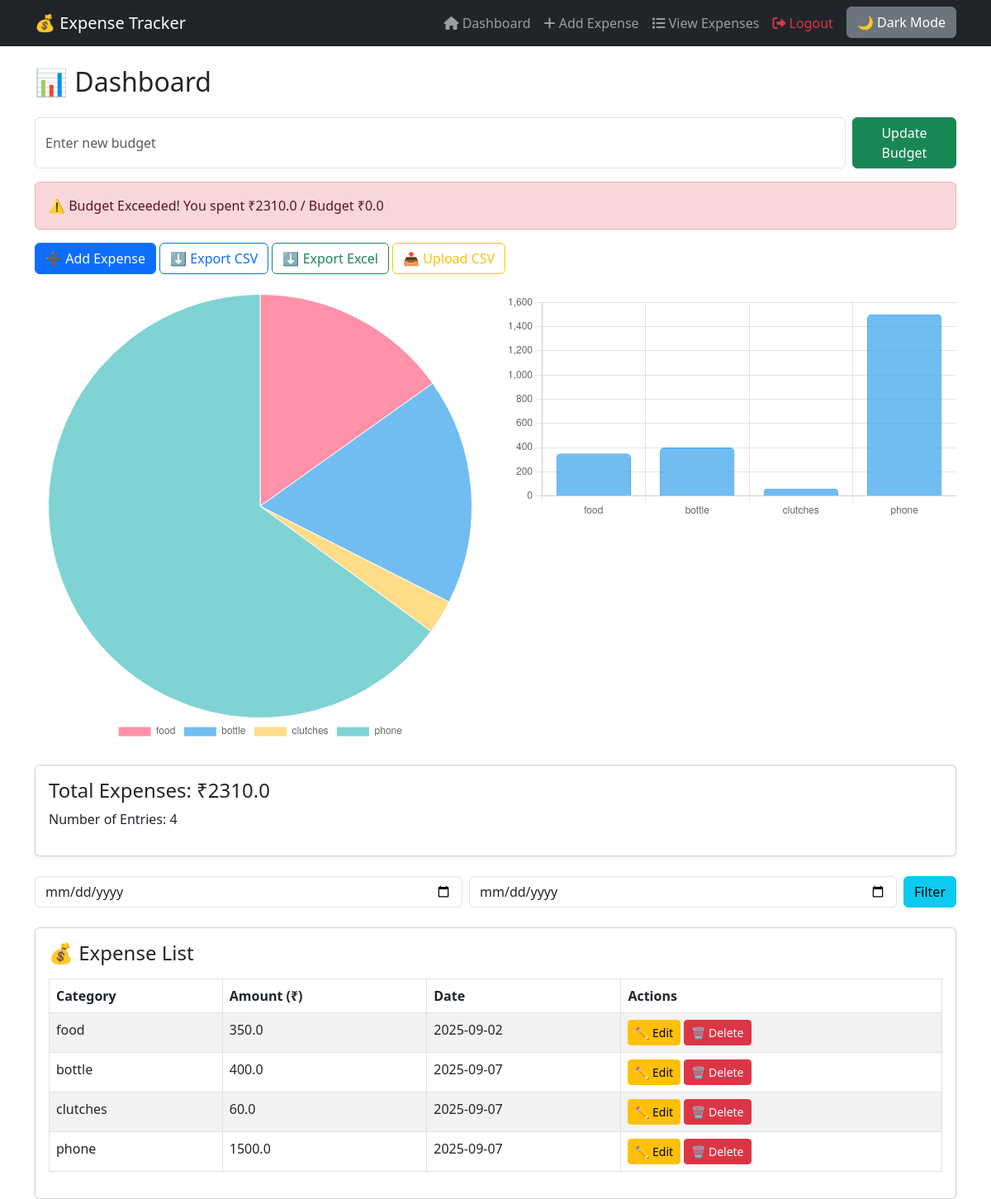
The app's page /dashboard (signed in) with its own data.
### models.py (models this page shows, shortened)
class User(UserMixin, db.Model):
    __tablename__ = 'users'
    id = db.Column(db.Integer, primary_key=True)
    username = db.Column(db.String(100), unique=True, nullable=False)
    email = db.Column(db.String(120), unique=True, nullable=False)
    password = db.Column(db.String(200), nullable=False)
    role = db.Column(db.String(10), default='User')
    budget = db.Column(db.Float, default=0.0)
    expenses = db.relationship('Expense', backref='user', lazy=True)

class Expense(db.Model):
    __tablename__ = 'expenses'
    id = db.Column(db.Integer, primary_key=True)
    title = db.Column(db.String(100), nullable=True)
    description = db.Column(db.String(200), nullable=True)
    amount = db.Column(db.Float, nullable=False)
    category = db.Column(db.String(50), nullable=False)
    date = db.Column(db.Date, default=datetime.utcnow)
    user_id = db.Column(db.Integer, db.ForeignKey('users.id'), nullable=False)

### routes.py (the view, shortened to what this page needs)
@main_routes.route("/dashboard", methods=["GET", "POST"])
@login_required
def dashboard():
    start_date = request.args.get("start_date")
    end_date = request.args.get("end_date")
    query = Expense.query.filter_by(user_id=current_user.id)
    expenses = query.all()
    total_expenses = sum(exp.amount for exp in expenses)
    categories = [exp.category for exp in expenses]
    amounts = [exp.amount for exp in expenses]
    count = len(expenses)
    alert = total_expenses > current_user.budget
    return render_template(
        "dashboard.html",
        expenses=expenses,
        total_expenses=total_expenses,
        categories=categories,
        amounts=amounts,
        count=count,
        budget=current_user.budget,
        alert=alert,
        start_date=start_date,
        end_date=end_date,
    )

### templates/dashboard.html (shortened to what this page needs)
{% extends "base.html" %}
{% block content %}
<h2 class="mb-4">📊 Dashboard</h2>
<form action="{{ url_for('main.update_budget') }}" method="POST" class="mb-3 d-flex">
  <input type="number" step="0.01" name="budget" class="form-control me-2" placeholder="Enter new budget" required>
  <button type="submit" class="btn btn-success">Update Budget</button>
</form>
{% if alert %}
    <div class="alert alert-danger">
        ⚠️ Budget Exceeded! You spent ₹{{ total_expenses }} / Budget ₹{{ budget }}
    </div>
{% else %}
    <div class="alert alert-success">
        ✅ Total spending ₹{{ total_expenses }} / Budget ₹{{ budget }}
    </div>
{% endif %}
<div class="mb-4">
    <a href="{{ url_for('main.add_expense') }}" class="btn btn-primary">
        ➕ Add Expense
    </a>
    <a href="{{ url_for('main.export_csv') }}" class="btn btn-outline-primary">
        ⬇️ Export CSV
    </a>
    <a href="{{ url_for('main.export_excel') }}" class="btn btn-outline-success">
        ⬇️ Export Excel
    </a>
    <a href="{{ url_for('main.upload_csv') }}" class="btn btn-outline-warning">
        📤 Upload CSV
    </a>
</div>
<div class="row mb-4">
    <div class="col-md-6">
        <canvas id="pieChart"></canvas>
    </div>
    <div class="col-md-6">
        <canvas id="barChart"></canvas>
    </div>
</div>
<div class="card p-3 shadow-sm mb-4">
    <h4>Total Expenses: ₹{{ total_expenses }}</h4>
    <p>Number of Entries: {{ count }}</p>
</div>
<form method="GET" action="{{ url_for('main.dashboard') }}" class="mb-3 d-flex">
  <input type="date" name="start_date" value="{{ start_date or '' }}" class="form-control me-2">
  <input type="date" name="end_date" value="{{ end_date or '' }}" class="form-control me-2">
  <button type="submit" class="btn btn-info">Filter</button>
</form>
<div class="card shadow-sm p-3 mt-4">
    <h4 class="mb-3">💰 Expense List</h4>
    {% if expenses %}
        <table class="table table-bordered table-striped">
            <thead>
                <tr>
                    <th>Category</th>
                    <th>Amount (₹)</th>
                    <th>Date</th>
                    <th>Actions</th>
                </tr>
            </thead>
            <tbody>
                {% for expense in expenses %}
                <tr>
                    <td>{{ expense.category }}</td>
                    <td>{{ expense.amount }}</td>
                    <td>{{ expense.date.strftime("%Y-%m-%d") }}</td>
                    <td>
                        <a href="{{ url_for('main.edit_expense', expense_id=expense.id) }}"
                           class="btn btn-warning btn-sm">✏️ Edit</a>
                        <a href="{{ url_for('main.delete_expense', expense_id=expense.id) }}"
                           class="btn btn-danger btn-sm"
                           onclick="return confirm('Are you sure you want to delete this expense?')">🗑️ Delete</a>
                    </td>
                </tr>
                {% endfor %}
            </tbody>
        </table>
    {% else %}
        <div class="alert alert-info">No expenses found. Start by adding one!</div>
    {% endif %}
</div>
<script>
const categories = {{ categories | safe }};
const amounts = {{ amounts | safe }};
// Pie Chart (category-wise %)
new Chart(document.getElementById('pieChart'), {
    type: 'pie',
    data: {
        labels: categories,
        datasets: [{
            data: amounts,
            backgroundColor: [
                'rgba(255, 99, 132, 0.7)',
                'rgba(54, 162, 235, 0.7)',
                'rgba(255, 206, 86, 0.7)',
                'rgba(75, 192, 192, 0.7)',
                'rgba(153, 102, 255, 0.7)',
                'rgba(255, 159, 64, 0.7)'
            ],
            borderWidth: 1
        }]
    },
    options: {
        responsive: true,
        plugins: { legend: { position: 'bottom' } }
    }
});
// Bar Chart (category-wise amount)
new Chart(document.getElementById('barChart'), {
    type: 'bar',
    data: {
        labels: categories,
        datasets: [{
            label: 'Expenses (₹)',
            data: amounts,
            backgroundColor: 'rgba(54, 162, 235, 0.7)',
            borderColor: 'rgba(54, 162, 235, 1)',
            borderWidth: 1,
            borderRadius: 5
        }]
    },
    options: {
        responsive: true,
        plugins: { legend: { display: false } },
        scales: { y: { beginAtZero: true } }
    }
});
</script>
{% endblock %}

### templates/base.html (shortened to what this page needs)
<!DOCTYPE html>
<html lang="en">
<head>
    <link href="https://cdn.jsdelivr.net/npm/bootstrap@5.3.0/dist/css/bootstrap.min.css" rel="stylesheet">
    <link href="https://cdnjs.cloudflare.com/ajax/libs/font-awesome/6.0.0/css/all.min.css" rel="stylesheet">
</head>
<body>
    <nav class="navbar navbar-expand-lg navbar-dark bg-dark">
        <div class="container">
            <a class="navbar-brand" href="{{ url_for('main.dashboard') }}">💰 Expense Tracker</a>
            <div class="collapse navbar-collapse" id="navbarNav">
                <ul class="navbar-nav ms-auto">
                    {% if current_user.is_authenticated %}
                        <li class="nav-item"><a class="nav-link" href="{{ url_for('main.dashboard') }}"><i class="fa fa-home"></i> Dashboard</a></li>
                        <li class="nav-item"><a class="nav-link" href="{{ url_for('main.add_expense') }}"><i class="fa fa-plus"></i> Add Expense</a></li>
                        <li class="nav-item"><a class="nav-link" href="{{ url_for('main.view_expenses') }}"><i class="fa fa-list"></i> View Expenses</a></li>
                        <li class="nav-item"><a class="nav-link text-danger" href="{{ url_for('main.logout') }}"><i class="fa fa-sign-out-alt"></i> Logout</a></li>
                        <li class="nav-item"><button id="darkModeToggle" class="btn btn-secondary ms-2">🌙 Dark Mode</button></li>
                    {% else %}
                        <li class="nav-item"><a class="nav-link" href="{{ url_for('main.login') }}"><i class="fa fa-sign-in-alt"></i> Login</a></li>
                        <li class="nav-item"><a class="nav-link" href="{{ url_for('main.register') }}"><i class="fa fa-user-plus"></i> Register</a></li>
                    {% endif %}
                </ul>
            </div>
        </div>
    </nav>
    <div class="container mt-4">
        {% block content %}{% endblock %}
    </div>
</body>
</html>

### records on screen
User: budget "0.0"
Expense: category "food", amount "350.0", date "2025-09-02"
Expense: category "bottle", amount "400.0", date "2025-09-07"
Expense: category "clutches", amount "60.0", date "2025-09-07"
Expense: category "phone", amount "1500.0", date "2025-09-07"

### other values on screen
{{ total_expenses }} "2310.0"
{{ count }} "4"
chart data {{ categories | safe }} ['food', 'bottle', 'clutches', 'phone']
chart data {{ amounts | safe }} [350.0, 400.0, 60.0, 1500.0]
